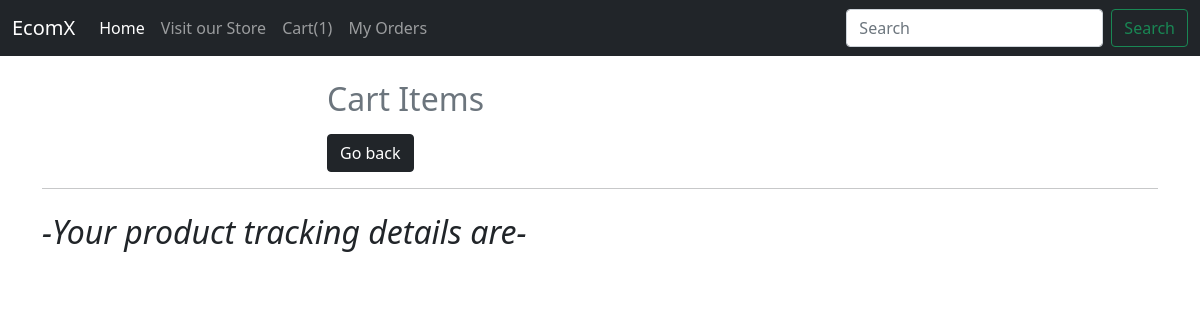
The app's page /shop/track_info/27, older data.
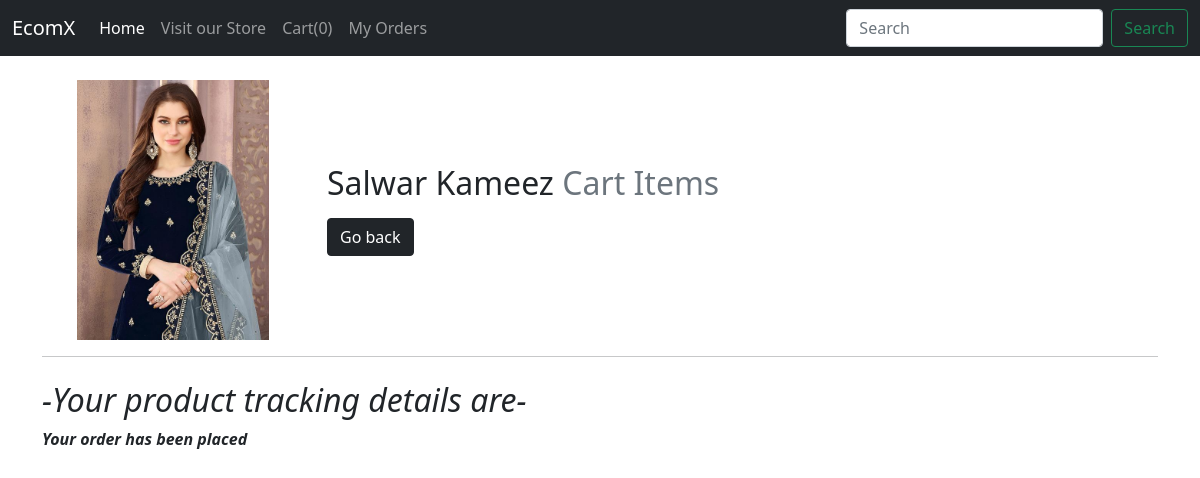
The same page, newer data.
### shop/models.py (models this page shows, shortened)
class Order(models.Model):
    order_id = models.AutoField(primary_key=True)
    iurl = models.URLField(max_length=200, default=" ")
    iname = models.CharField(max_length=100)
    ipic = models.ImageField(upload_to = "orders", default = " ")
    email = models.EmailField(default=" ")
    password = models.CharField(max_length=100, default="")
    a1 = models.CharField(max_length=200, default="")
    a2 = models.CharField(max_length=200, default="")
    cod = models.BooleanField( default="False")

class update(models.Model):
    update_id = models.AutoField(primary_key=True)
    ord_id = models.IntegerField()
    update_desc = models.CharField(max_length=500)

### shop/views.py (the view)
# urls.py: path('track_info/<int:o_id>',views.track_info,name="track_info"),
def track_info(request, o_id):
    cart_items = Cart.objects.all()
    count = len(cart_items)
    print(o_id)
    print("Hello")
    t = Order.objects.filter(order_id=o_id).first()
    trac = update.objects.filter(ord_id=o_id)
    context = {'t': t, 'trac': trac, 'count': count}
    return render(request, 'shop/track_info.html', context)

### templates/shop/track_info.html (shortened to what this page needs)
<!doctype html>
<html lang="en">
<head>
  <link href="https://cdn.jsdelivr.net/npm/bootstrap@5.0.1/dist/css/bootstrap.min.css" rel="stylesheet"
>
</head>
<body>
  <nav class="navbar navbar-expand-lg navbar-dark bg-dark">
    <div class="container-fluid">
      <a class="navbar-brand" href="../">EcomX</a>
      <div class="collapse navbar-collapse" id="navbarSupportedContent">
        <ul class="navbar-nav me-auto mb-2 mb-lg-0">
          <li class="nav-item">
            <a class="nav-link active" aria-current="page" href="../shop">Home</a>
          </li>
          <li class="nav-item">
            <a class="nav-link" href="../men">Visit our Store</a>
          </li>
          <li class="nav-item">
            <a class="nav-link" href="../cart">Cart({{count}})</a>
          </li>
          <li class="nav-item">
            <a class="nav-link" href="tracker">My Orders</a>
          </li>
        </ul>
       <form action="search" method="POST" class="d-flex">
          <input name="query" class="form-control me-2" type="search" placeholder="Search" aria-label="Search">
          <button class="btn btn-outline-success" type="submit">Search</button>
        </form>
      </div>
    </div>
  </nav>
   <div class="container my-4">
        <div class="row featurette d-flex justify-content-center align-items-center">
        <div class="col-md-9 order-md-2 ">
          <h2 class="featurette-heading">{{t.iname}} <span class="text-muted">Cart Items</span></h2>
          <a href="../tracker"><button type="button" class="btn btn-dark">Go back</button>
          </a>
        </div>
        <div class="col-md-3 order-md-1  text-center">
        {% if t.ipic %}
          <img width="192" height="260" src="{{t.ipic.url}}" alt="">
        {% endif %}
        </div>
        </div>
    <hr class="featurette-divider">
  </div>
<div class="container my-4">
  <h2><em>-Your product tracking details are-</em></h2>
  {% for i in trac  %}
  <p><strong><em>{{i.update_desc}}</em></strong></p>
    {% endfor %}
</div>
</body>
</html>

Row changes from the older to the newer data that the page shows:
added Order: iname "Salwar Kameez", ipic (picture)
added update: update_desc "Your order has been placed"
Text that changed along with them:
{{ count }}: "1" → "0"
